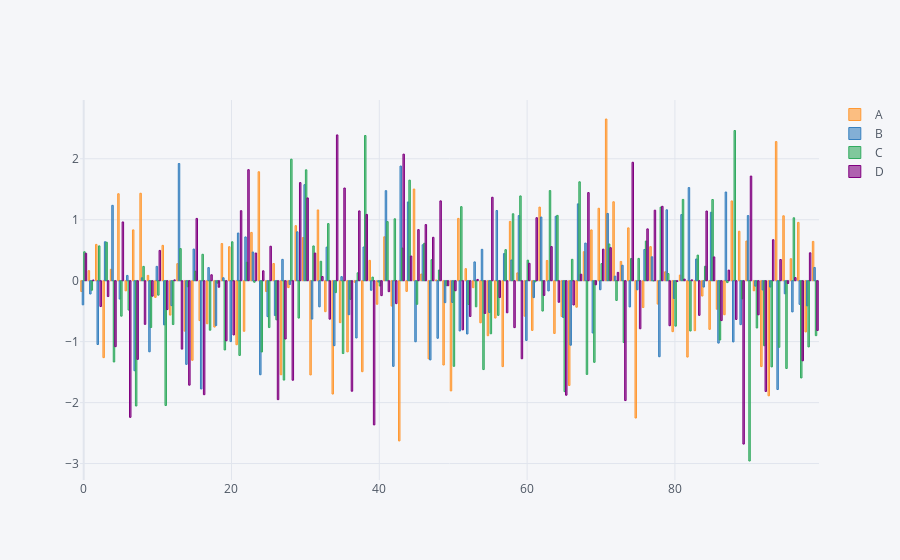

Notebook cell for this chart:
### Markdown cell above
in df_1 we have A, B,C and D. We wouldn't be able to call the bar plot of this otherwise we will just get a bunch of bars. Lets see the following histogram.

### Code cell
df_1.iplot(kind='bar') 
# you will get a  bunch of bars for every single data point
